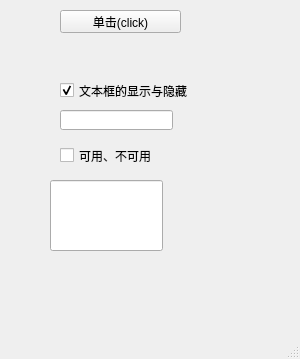
<?xml version="1.0" encoding="UTF-8"?>
<ui version="4.0">
 <class>MainWindow</class>
 <widget class="QMainWindow" name="MainWindow">
  <property name="geometry">
   <rect>
    <x>0</x>
    <y>0</y>
    <width>300</width>
    <height>359</height>
   </rect>
  </property>
  <property name="windowTitle">
   <string>控制文本框的显示与隐藏</string>
  </property>
  <widget class="QWidget" name="centralwidget">
   <widget class="QPushButton" name="pushButton">
    <property name="geometry">
     <rect>
      <x>60</x>
      <y>10</y>
      <width>121</width>
      <height>23</height>
     </rect>
    </property>
    <property name="text">
     <string>单击(click)</string>
    </property>
   </widget>
   <widget class="QCheckBox" name="checkBox">
    <property name="geometry">
     <rect>
      <x>60</x>
      <y>60</y>
      <width>141</width>
      <height>61</height>
     </rect>
    </property>
    <property name="text">
     <string>文本框的显示与隐藏</string>
    </property>
    <property name="checked">
     <bool>true</bool>
    </property>
   </widget>
   <widget class="QCheckBox" name="checkBox_2">
    <property name="geometry">
     <rect>
      <x>60</x>
      <y>125</y>
      <width>131</width>
      <height>61</height>
     </rect>
    </property>
    <property name="text">
     <string>可用、不可用</string>
    </property>
   </widget>
   <widget class="QLineEdit" name="lineEdit">
    <property name="geometry">
     <rect>
      <x>60</x>
      <y>110</y>
      <width>113</width>
      <height>20</height>
     </rect>
    </property>
   </widget>
   <widget class="QLineEdit" name="lineEdit_2">
    <property name="geometry">
     <rect>
      <x>50</x>
      <y>180</y>
      <width>113</width>
      <height>71</height>
     </rect>
    </property>
   </widget>
  </widget>
  <widget class="QMenuBar" name="menubar">
   <property name="geometry">
    <rect>
     <x>0</x>
     <y>0</y>
     <width>300</width>
     <height>23</height>
    </rect>
   </property>
  </widget>
  <widget class="QStatusBar" name="statusbar"/>
 </widget>
 <resources/>
 <connections>
  <connection>
   <sender>checkBox</sender>
   <signal>toggled(bool)</signal>
   <receiver>lineEdit</receiver>
   <slot>setVisible(bool)</slot>
   <hints>
    <hint type="sourcelabel">
     <x>102</x>
     <y>108</y>
    </hint>
    <hint type="destinationlabel">
     <x>96</x>
     <y>140</y>
    </hint>
   </hints>
  </connection>
  <connection>
   <sender>checkBox_2</sender>
   <signal>toggled(bool)</signal>
   <receiver>lineEdit_2</receiver>
   <slot>setEnabled(bool)</slot>
   <hints>
    <hint type="sourcelabel">
     <x>131</x>
     <y>183</y>
    </hint>
    <hint type="destinationlabel">
     <x>128</x>
     <y>231</y>
    </hint>
   </hints>
  </connection>
  <connection>
   <sender>pushButton</sender>
   <signal>clicked()</signal>
   <receiver>MainWindow</receiver>
   <slot>close()</slot>
   <hints>
    <hint type="sourcelabel">
     <x>143</x>
     <y>45</y>
    </hint>
    <hint type="destinationlabel">
     <x>234</x>
     <y>64</y>
    </hint>
   </hints>
  </connection>
 </connections>
</ui>
